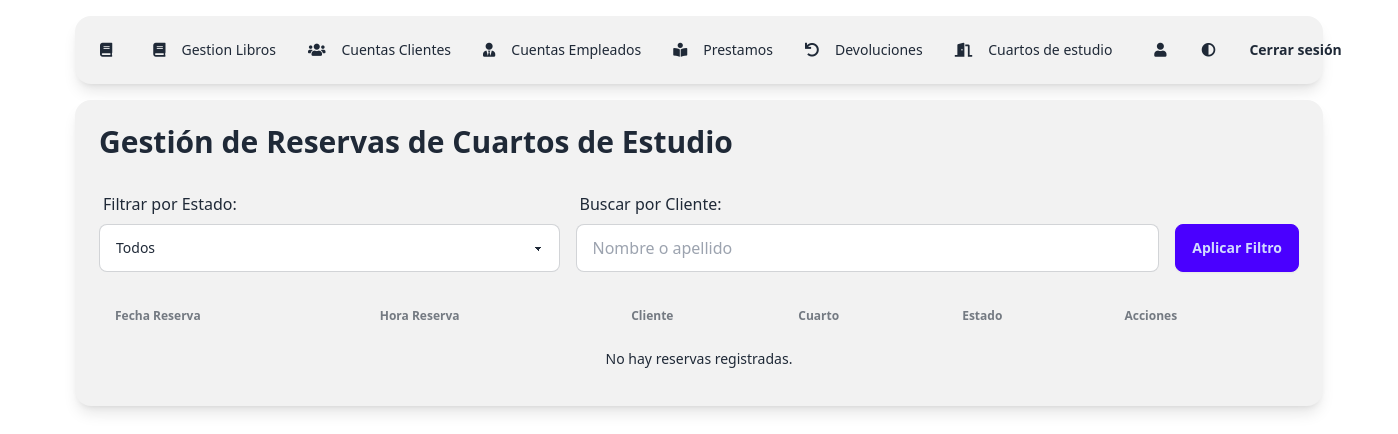
Page /app/views/viewsEmpleado/gestionCuartosEstudio.php (signed in) on the earlier database version.
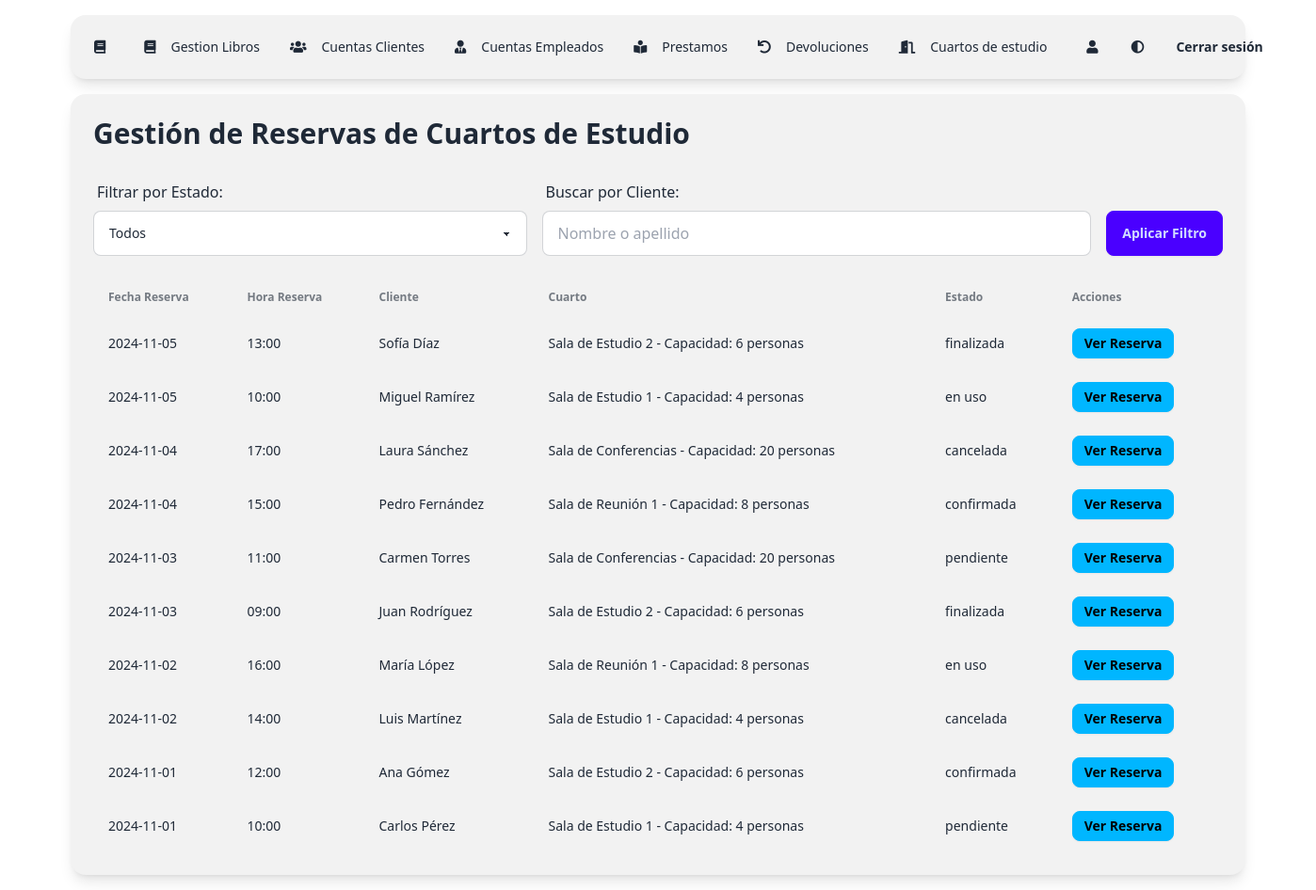
Same page on the later database version.
### tables this page shows
CREATE TABLE reservaCuarto (
    codreservaCuarto INT AUTO_INCREMENT PRIMARY KEY,
    fechaReserva VARCHAR(45),
    horaReserva VARCHAR(45),
    cuartoEstudio_codCuartoEstudio INT,
    USUARIOS_codUsuarios INT,
    FOREIGN KEY (cuartoEstudio_codCuartoEstudio) REFERENCES cuartoEstudio (codCuartoEstudio),
    FOREIGN KEY (USUARIOS_codUsuarios) REFERENCES CLIENTES (codUsuarios)
);

CREATE TABLE CLIENTES (
    codUsuarios INT AUTO_INCREMENT PRIMARY KEY,
    nombre VARCHAR(45),
    apellido VARCHAR(45),
    ci VARCHAR(45),
    direccion VARCHAR(45),
    telefono VARCHAR(45),
    correo VARCHAR(45),
    usuario VARCHAR(45),
    password VARCHAR(45),
    rol VARCHAR(45)
);

CREATE TABLE cuartoEstudio (
    codCuartoEstudio INT AUTO_INCREMENT PRIMARY KEY,
    nombreCuarto VARCHAR(45)
);

### app/views/viewsEmpleado/gestionCuartosEstudio.php (the view, shortened to what this page needs)
<?php
include '../../config/conexion.php';
$busquedaCliente = isset($_GET['cliente']) ? $_GET['cliente'] : '';
$sql = "SELECT
            R.codreservaCuarto,
            R.fechaReserva,
            R.horaReserva,
            C.nombre AS nombreCliente,
            C.apellido AS apellidoCliente,
            Q.nombreCuarto,
            R.estado
        FROM
            reservaCuarto R
        JOIN
            CLIENTES C ON R.USUARIOS_codUsuarios = C.codUsuarios
        JOIN
            cuartoEstudio Q ON R.cuartoEstudio_codCuartoEstudio = Q.codCuartoEstudio
        WHERE 1=1";
$sql .= " ORDER BY R.fechaReserva DESC, R.horaReserva DESC";
$stmt = $conexion->prepare($sql);
$stmt->execute();
$result = $stmt->get_result();
?>
<!DOCTYPE html>
<html lang="es">
<head>
    <link href="https://cdn.jsdelivr.net/npm/daisyui@4.12.10/dist/full.min.css" rel="stylesheet" type="text/css"/>
</head>
<body>
<div class="min-h-screen bg-base-100 text-base-content">
    <div class="container mx-auto p-4">
        <?php include "../viewsEmpleado/menuEmpleado.php"; ?>
        <div class="bg-base-200 p-6 rounded-box shadow-lg">
            <h1 class="text-3xl font-bold mb-6">Gestión de Reservas de Cuartos de Estudio</h1>
            <form method="get" action="<?php echo htmlspecialchars($_SERVER["PHP_SELF"]); ?>" class="flex flex-col gap-4 sm:flex-row mb-6">
                <div class="form-control flex-grow">
                    <label for="estado" class="label">Filtrar por Estado:</label>
                    <select name="estado" id="estado" class="select select-bordered w-full">
                        <option value="">Todos</option>
                    </select>
                </div>
                <div class="form-control flex-grow">
                    <label for="cliente" class="label">Buscar por Cliente:</label>
                    <input type="text" name="cliente" id="cliente" class="input input-bordered w-full" placeholder="Nombre o apellido" value="<?php echo htmlspecialchars($busquedaCliente); ?>">
                </div>
                <div class="flex items-end">
                    <button type="submit" class="btn btn-primary w-full sm:w-auto">Aplicar Filtro</button>
                </div>
            </form>
            <div class="overflow-x-auto">
                <table class="table w-full">
                    <thead>
                        <tr>
                            <th>Fecha Reserva</th>
                            <th>Hora Reserva</th>
                            <th>Cliente</th>
                            <th>Cuarto</th>
                            <th>Estado</th>
                            <th>Acciones</th>
                        </tr>
                    </thead>
                    <tbody>
                        <?php
                        if ($result->num_rows > 0) {
                            while ($row = $result->fetch_assoc()) {
                                echo "<tr>
                                        <td>" . htmlspecialchars($row["fechaReserva"]) . "</td>
                                        <td>" . htmlspecialchars($row["horaReserva"]) . "</td>
                                        <td>" . htmlspecialchars($row["nombreCliente"]) . " " . htmlspecialchars($row["apellidoCliente"]) . "</td>
                                        <td>" . htmlspecialchars($row["nombreCuarto"]) . "</td>
                                        <td>" . htmlspecialchars($row["estado"]) . "</td>
                                        <td>
                                            <a href='../../controllers/gestionReservas/verReserva.php?id=" . urlencode($row["codreservaCuarto"]) . "' class='btn btn-info btn-sm'>Ver Reserva</a>
                                        </td>
                                      </tr>";
                            }
                        } else {
                            echo "<tr><td colspan='6' class='text-center'>No hay reservas registradas.</td></tr>";
                        }
                        ?>
                    </tbody>
                </table>
            </div>
        </div>
    </div>
</div>
<script src="https://cdn.tailwindcss.com"></script>
</body>
</html>

### app/views/viewsEmpleado/menuEmpleado.php (shortened to what this page needs)
<!DOCTYPE html>
<html lang="es">
<head>
    <link href="https://cdn.jsdelivr.net/npm/daisyui@4.12.10/dist/full.min.css" rel="stylesheet" type="text/css" />
    <link rel="stylesheet" href="https://cdnjs.cloudflare.com/ajax/libs/font-awesome/5.15.3/css/all.min.css">
</head>
<body class="bg-gray-100">
<div class="navbar bg-base-200 rounded-box shadow-lg mb-4">
    <div class="flex-1">
        <a href="../viewsEmpleado/dashboardEmpleado.php" class="btn btn-ghost normal-case text-xl">
            <i class="fas fa-book"></i>
        </a>
    </div>
    <div id="menuContent" class="hidden lg:flex flex-none">
        <ul class="menu menu-horizontal px-1">
            <?php
            if ($_SESSION['rol'] == 'administrador') {
                echo '<li><a href="../viewsEmpleado/verLibros.php"><i class="fas fa-book mr-2"></i>Gestion Libros</a></li>';
                echo '<li><a href="../viewsEmpleado/gestionClientes.php"><i class="fas fa-users mr-2"></i>Cuentas Clientes</a></li>';
                echo '<li><a href="../viewsEmpleado/gestionEmpleados.php"><i class="fas fa-user-tie mr-2"></i>Cuentas Empleados</a></li>';
                echo '<li><a href="../viewsEmpleado/gestionPrestamos.php"><i class="fas fa-book-reader mr-2"></i>Prestamos</a></li>';
                echo '<li><a href="../viewsEmpleado/devoluciones.php"><i class="fas fa-undo mr-2"></i>Devoluciones</a></li>';
                echo '<li><a href="../viewsEmpleado/gestionCuartosEstudio.php"><i class="fas fa-door-open mr-2"></i>Cuartos de estudio</a></li>';
            }
            ?>
        </ul>
        <a class="btn btn-ghost btn-circle" href="../viewsEmpleado/perfilEmpleado.php">
            <i class="fas fa-user"></i>
        </a>
        <button class="btn btn-ghost" onclick="toggleTheme()">
            <i class="fas fa-adjust"></i>
        </button>
        <a class="btn btn-ghost" href="../../controllers/loginControllers/loginEmpleado/logout.php">Cerrar sesión</a>
    </div>
</div>
<script src="https://cdn.tailwindcss.com"></script>
</body>
</html>

Differences in the rows shown:
added reservacuarto: fechaReserva "2024-11-05", horaReserva "13:00", USUARIOS_codUsuarios.nombre "Sofía", USUARIOS_codUsuarios.apellido "Díaz", cuartoEstudio_codCuartoEstudio.nombreCuarto "Sala de Estudio 2 - Capacidad: 6 personas", estado "finalizada"
added reservacuarto: fechaReserva "2024-11-05", horaReserva "10:00", USUARIOS_codUsuarios.nombre "Miguel", USUARIOS_codUsuarios.apellido "Ramírez", cuartoEstudio_codCuartoEstudio.nombreCuarto "Sala de Estudio 1 - Capacidad: 4 personas", estado "en uso"
added reservacuarto: fechaReserva "2024-11-04", horaReserva "17:00", USUARIOS_codUsuarios.nombre "Laura", USUARIOS_codUsuarios.apellido "Sánchez", cuartoEstudio_codCuartoEstudio.nombreCuarto "Sala de Conferencias - Capacidad: 20 personas", estado "cancelada"
added reservacuarto: fechaReserva "2024-11-04", horaReserva "15:00", USUARIOS_codUsuarios.nombre "Pedro", USUARIOS_codUsuarios.apellido "Fernández", cuartoEstudio_codCuartoEstudio.nombreCuarto "Sala de Reunión 1 - Capacidad: 8 personas", estado "confirmada"
added reservacuarto: fechaReserva "2024-11-03", horaReserva "11:00", USUARIOS_codUsuarios.nombre "Carmen", USUARIOS_codUsuarios.apellido "Torres", cuartoEstudio_codCuartoEstudio.nombreCuarto "Sala de Conferencias - Capacidad: 20 personas", estado "pendiente"
added reservacuarto: fechaReserva "2024-11-03", horaReserva "09:00", USUARIOS_codUsuarios.nombre "Juan", USUARIOS_codUsuarios.apellido "Rodríguez", cuartoEstudio_codCuartoEstudio.nombreCuarto "Sala de Estudio 2 - Capacidad: 6 personas", estado "finalizada"
added reservacuarto: fechaReserva "2024-11-02", horaReserva "16:00", USUARIOS_codUsuarios.nombre "María", USUARIOS_codUsuarios.apellido "López", cuartoEstudio_codCuartoEstudio.nombreCuarto "Sala de Reunión 1 - Capacidad: 8 personas", estado "en uso"
added reservacuarto: fechaReserva "2024-11-02", horaReserva "14:00", USUARIOS_codUsuarios.nombre "Luis", USUARIOS_codUsuarios.apellido "Martínez", cuartoEstudio_codCuartoEstudio.nombreCuarto "Sala de Estudio 1 - Capacidad: 4 personas", estado "cancelada"
added reservacuarto: fechaReserva "2024-11-01", horaReserva "12:00", USUARIOS_codUsuarios.nombre "Ana", USUARIOS_codUsuarios.apellido "Gómez", cuartoEstudio_codCuartoEstudio.nombreCuarto "Sala de Estudio 2 - Capacidad: 6 personas", estado "confirmada"
added reservacuarto: fechaReserva "2024-11-01", horaReserva "10:00", USUARIOS_codUsuarios.nombre "Carlos", USUARIOS_codUsuarios.apellido "Pérez", cuartoEstudio_codCuartoEstudio.nombreCuarto "Sala de Estudio 1 - Capacidad: 4 personas", estado "pendiente"
Other differences:
text no longer shown: "No hay reservas registradas."
